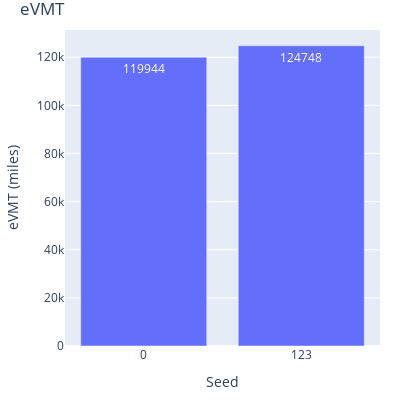

Notebook code cell kept with this figure:
### Markdown cell above
#### 5.2 eVMT

### Code cell
fig = go.Figure(
    data=[
        go.Bar(
            name="eVMT",
            x=count_stats['param_value'],
            y=count_stats['evmt'],
            offsetgroup=1,
            text=count_stats['evmt'],
            textposition='auto',
        )
    ],
    layout=go.Layout(
        title="eVMT",
        yaxis_title="eVMT (miles)", 
        xaxis_title="Seed", uniformtext_minsize=8, uniformtext_mode='hide', width=400, height=400
        
    )
)
fig.update_xaxes(type='category')
fig.update_layout(margin=dict(l=20, r=20, t=30, b=20), uniformtext_minsize=8, uniformtext_mode='hide')
fig.show()

### Figure 1 — Plotly figure (JSON) as saved in the notebook; plotly's stock layout.template omitted (floating-point values rounded to 4 significant figures)
{"data": [{"name": "eVMT", "offsetgroup": "1", "text": [119944, 124748], "textposition": "auto", "type": "bar", "x": ["0", "123"], "y": [119944, 124748]}], "layout": {"height": 400, "margin": {"b": 20, "l": 20, "r": 20, "t": 30}, "title": {"text": "eVMT"}, "uniformtext": {"minsize": 8, "mode": "hide"}, "width": 400, "xaxis": {"autorange": true, "range": [-0.5, 1.5], "title": {"text": "Seed"}, "type": "category"}, "yaxis": {"autorange": true, "range": [0, 131300.0], "title": {"text": "eVMT (miles)"}, "type": "linear"}}}
